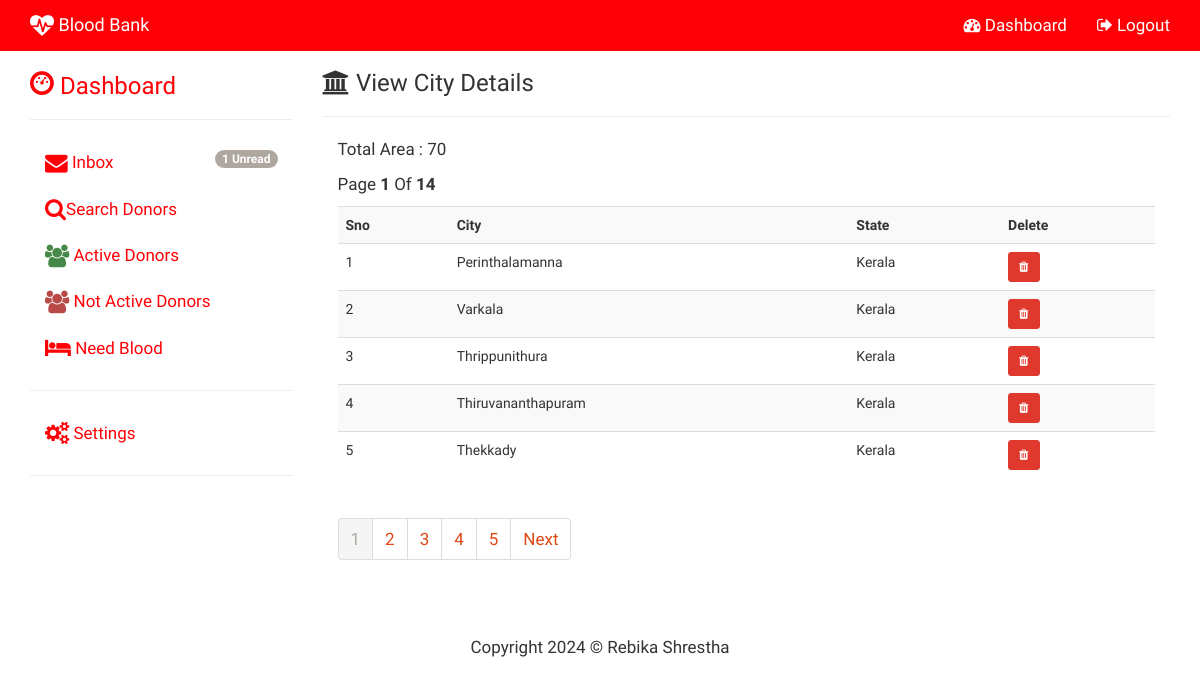
The page /admin_view_city.php (signed in) on the database as committed earlier.
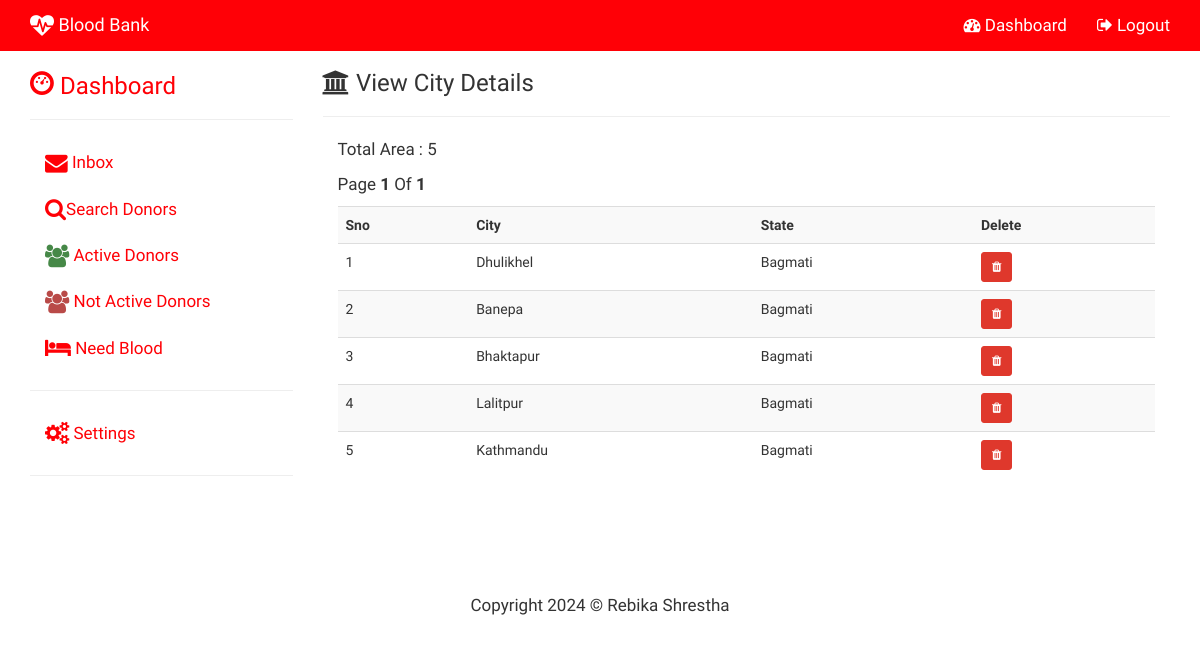
The same page on the database as committed later.
### tables this page shows
CREATE TABLE `city` (
  `CITY_ID` int(11) NOT NULL,
  `STATE_ID` int(11) NOT NULL,
  `CITY_NAME` varchar(150) NOT NULL
);

CREATE TABLE `state` (
  `STATE_ID` int(11) NOT NULL,
  `STATE_NAME` varchar(150) NOT NULL,
  `COUNTRY_ID` int(11) NOT NULL
);

### admin_view_city.php (the view, shortened to what this page needs)
<?php
include("config/config.php");
 $sql="Select city.CITY_NAME, state.STATE_NAME, city.CITY_ID
From state Inner Join
city On city.STATE_ID = state.STATE_ID  ORDER BY city.CITY_ID";
$result=$con->query($sql);
$rows=$result->num_rows;
$page_rows=5;
$last=ceil($rows/$page_rows);
$pagenum=1;
$limit='LIMIT '.($pagenum-1)*$page_rows.','.$page_rows;
$sql="Select city.CITY_NAME, state.STATE_NAME, city.CITY_ID
From state Inner Join
city On city.STATE_ID = state.STATE_ID  ORDER BY city.CITY_ID DESC  $limit";
 $textline1="Total Area : $rows";
 $textline2="Page  <b>$pagenum</b> Of <b>$last</b>";
 $paginationctrls='<ul class="pagination">';
 if($last!=1)
 {
	 $paginationctrls.='<li class="active" 	><a href="#"  >'.$pagenum.'</a></li> ';
	 for($i=$pagenum+1;$i<=$last;$i++)
	 {
		 $paginationctrls.='<li><a href="'.$_SERVER['PHP_SELF'].'?pn='.$i.'">'.$i.'</a> </li>';
		 if($i>=$pagenum+4)
		 {
			 break;
		 }
	 }
	 if($pagenum!=$last)
	 {
		 $next=$pagenum+1;
		 $paginationctrls.='<li><a href="'.$_SERVER['PHP_SELF'].'?pn='.$next.'">Next</a></li></ul>';
	 }
 }
 $list='';
 $result=$con->query($sql);
						if($result->num_rows>0)
						{
								$list.= "<table class='table table-striped' >";
									$list.= "<tr>
											<th>Sno</th>
											<th>City</th>
											<th>State</th>
											<th>Delete</th>
										</tr>";
										$i=0;
										while($row=$result->fetch_assoc())
										{
											$i++;
											$list.="<tr>";
												$list.= "<td>$i</td>";
												$list.= "<td>".$row["CITY_NAME"]."</td>";
												$list.= "<td>".$row["STATE_NAME"]."</td>";
												$list.= "<td><a href='admin_del_city.php?id=".$row["CITY_ID"]."' class='btn btn-danger btn-sm'><i class='fa fa-trash'></i></a></td>";
											$list.="</tr>";
										}
								$list.= "</table>";
						}
?>
<!DOCTYPE html>
<html lang="en">
	<head>
			<?php include("admin_head.php");?>
	</head>
	<body>
<?php include("admin_topnav.php"); ?>
<div class="container">
	<div class="row">
		<div class="col-sm-3">
			<?php include("admin_side_nav.php");?>
		</div>
		<div class="col-sm-9" >
			<h3><i class="fa fa-bank"></i> View City Details </h3><hr>
				<div class="col-md-12">
				<p><?php echo $textline1; ?></p>
				<p><?php echo $textline2; ?></p>
				<?php echo $list; ?>
				<?php echo $paginationctrls; ?>
				</div>
			</div>
		</div>
	</div>
	 <?php include("admin_footer.php"); ?>
	</body>
</html>

### admin_side_nav.php (shortened to what this page needs)
<?php
$sql = "SELECT * FROM messages WHERE STATUS=1";
$result = $con->query($sql);
$n = $result->num_rows;
if ($n != 0) {
	$mes = '<span class="badge pull-right">' . $n . ' Unread</span>';
} else {
	$mes = "";
}
?>
<h3 class="text-primary">
	<i class="glyphicon glyphicon-dashboard"></i> Dashboard
</h3>
<hr>
<ul class="nav nav-stacked">
	<li><a href="admin_inbox.php"><i class="fa fa-envelope fa-lg"></i> Inbox <?php echo $mes; ?></a></li>
	<li><a href="admin_donor.php"><i class="fa fa-search fa-lg"></i>Search Donors</a></li>
	<li><a href="admin_adonor.php"><i class="fa fa-users fa-lg text-success"></i> Active Donors</a></li>
	<li><a href="admin_ndonor.php"><i class="fa fa-users fa-lg text-danger"></i> Not Active Donors</a></li>
	<li><a href="admin_need_blood.php"><i class="fa fa-bed fa-lg"></i> Need Blood</a></li>
	<hr>
	<li><a href="#add" data-toggle="collapse"><i class="fa fa-cogs fa-lg"></i> Settings</a></li>
</ul>
<hr>

Rows that differ between the two databases and show on the page:
removed city: CITY_NAME "Perinthalamanna", STATE_ID.STATE_NAME "Kerala"
removed city: CITY_NAME "Varkala", STATE_ID.STATE_NAME "Kerala"
removed city: CITY_NAME "Thrippunithura", STATE_ID.STATE_NAME "Kerala"
removed city: CITY_NAME "Thiruvananthapuram", STATE_ID.STATE_NAME "Kerala"
removed city: CITY_NAME "Thekkady", STATE_ID.STATE_NAME "Kerala"
added city: CITY_NAME "Dhulikhel", STATE_ID.STATE_NAME "Bagmati"
added city: CITY_NAME "Banepa", STATE_ID.STATE_NAME "Bagmati"
added city: CITY_NAME "Bhaktapur", STATE_ID.STATE_NAME "Bagmati"
added city: CITY_NAME "Lalitpur", STATE_ID.STATE_NAME "Bagmati"
added city: CITY_NAME "Kathmandu", STATE_ID.STATE_NAME "Bagmati"
Other text that changed with them:
$textline1: "Total Area : 70" → "Total Area : 5"
$last: "14" → "1"
$n: "1" → (not shown)
$pagenum: "1" → (not shown)
text no longer shown: "Unread Next"
list line gone: "2"
list line gone: "3"
list line gone: "4"
list line gone: "5"
